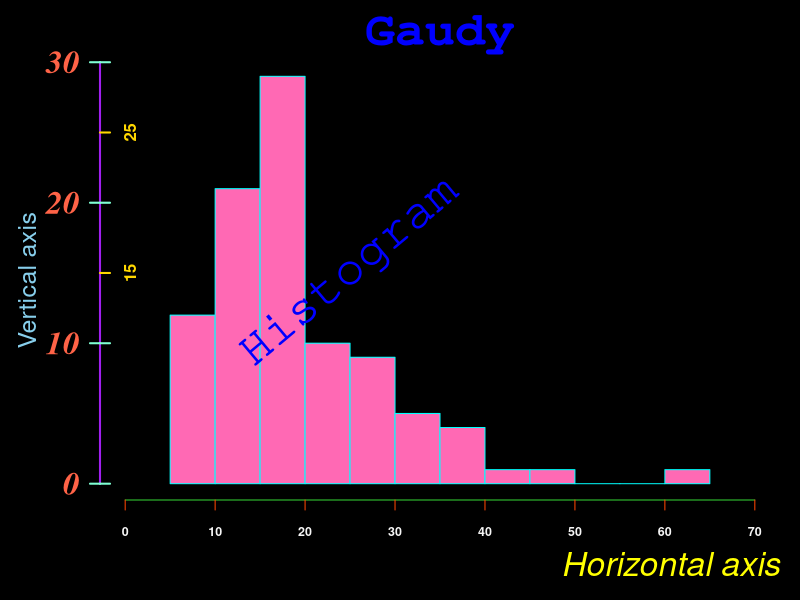

Reproduce this figure in R.
#right-closed bins
#x background: black
#x bars: hotpink
#x bars-border: cyan 
#x figure margins: (5,5,3,1)
#x horizontal axis: limegreen
#x - tick marks: orangered 
#x - font: bold, san serif
#x - fontsize: 0.75 times default
#x - fontcolor: whitesmoke
# - label: "Horizontal axis"
#			- color: yellow
#			- justification: right
#			- font: italic, sans serif
#			- fontsize: 2 times default value
#x vertical axis: purple
#x - line width: 2 times default value
#x - major tick marks: aquamarine
#x			- line width: 2 times default value
#x			- font: bold, italic, serif typeface
#x			- fontsize: 2 times default value
#x			- fontcolor: tomato
#x - minor tick marks: gold
#x			- line width: 2 times default value
#x			- font: bold, sans serif
#x			- fontsize: 1 times
#??? tick label inside: mgp 		
#x - label: "Vertical axis"
#x			- color: skyblue
#x			- justification: centered
#x			- font: sans serif
#x			- fontsize: 1.5 times the default value
#x main title: "Gaudy"
#x - position: centered
#x - color: blue
#x - font: bold, monospaced
#x - fontsize: 3 times default value
# text: "Histogram"
#		- color: blue
#		- position: (x,y) = (25,15)
#		- rotation: 40 degrees counter clockwise wrt horizontal axis
#		- font: sans serif
#		- fontsize: 3 times the default value
### Run first
op <- par()

### Code
par(op)
data(Cars93, package = "MASS")

par(mar = c(5,5,3,1), bg = "black")
hist(Cars93$Price, xlim = c(0,70), col = "hotpink", border = "cyan", ann = FALSE, axes = FALSE)

par(family = "sans", font.axis = 2, cex = 0.75, col.axis = "whitesmoke")
axis(1, at = seq.int(0, 70, by = 10), labels = seq.int(0, 70, by = 10), col = "limegreen", col.ticks = "orangered")

par(family = "serif", font.axis = 4, cex = 2, col.axis = "tomato", las = 1)
axis(2, at = seq.int(0, 30, by = 10), labels = seq.int(0, 30, by = 10), col = "purple", col.ticks = "aquamarine", lwd = 2, lwd.ticks = 2)
axis(2, at = seq.int(0, 30, by = 10), labels = NA, col = "transparent", col.ticks = "aquamarine", lwd.ticks = 2, tcl = -par("tcl"))
par(family = "sans", font.axis = 2, cex = 1, col.axis = "gold", las = 0, mgp = c(3,-2,0))
axis(2, at = c(15, 25), labels = c(15, 25), col = "transparent", col.ticks = "gold", lwd.ticks = 2, tcl = -par("tcl"))

title(main = "Gaudy", col.main = "blue", font.main = 2, family = "mono", cex.main = 3)
title(xlab = "Horizontal axis", col.lab = "yellow", font.lab = 3, family = "sans", cex.lab = 2, adj = 1)
title(ylab = "Vertical axis", col.lab = "skyblue", family = "sans", cex.lab = 1.5)

text(x = 25, y = 15, labels = "Histogram", col = "blue", cex = 3, srt = 40, family = "mono")


par(adj = 1)
